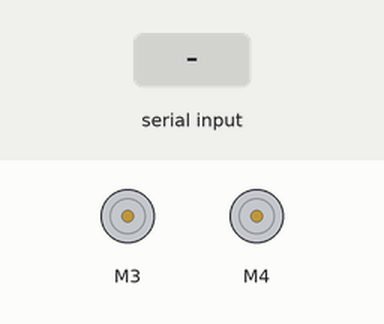
Recording of a sketch running on a simulated Arduino Uno, built with avr-gcc and run on an emulated ATmega328P. Shown: 2 × DC motor (green arrow = forward, orange = backward, longer = faster). Inputs (shaded band) come from the test bench. What the sketch prints to the serial monitor is not drawn.

Above: at 1.2 s.
1.3 s: "L90\n" received over Serial
At 4.2 s:
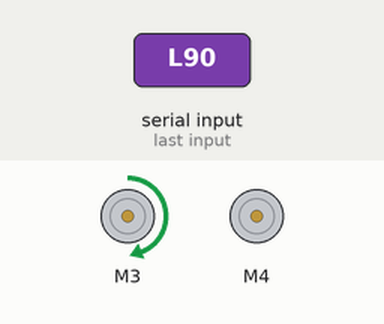
4.3 s: "L,45\n" received over Serial
At 7.0 s:
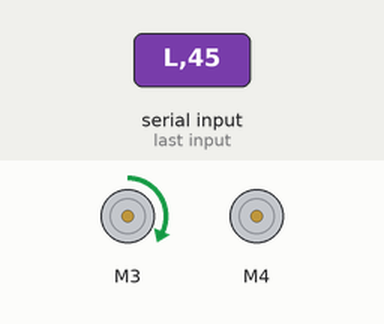
7.3 s: "R90\n" received over Serial
At 9.6 s:
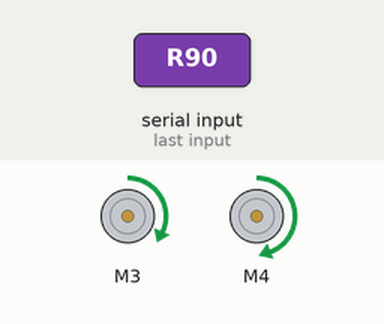
10.3 s: "R,45\n" received over Serial
At 12.2 s:
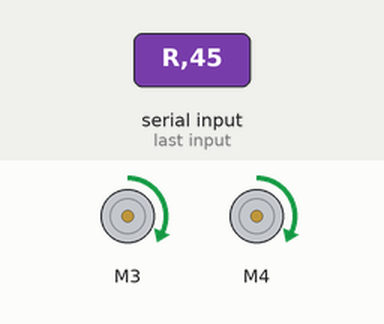
12.5 s: "L\n" received over Serial
At 14.6 s:
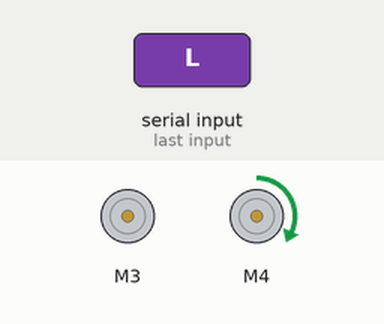
15.5 s: "R\n" received over Serial
At 18.1 s:
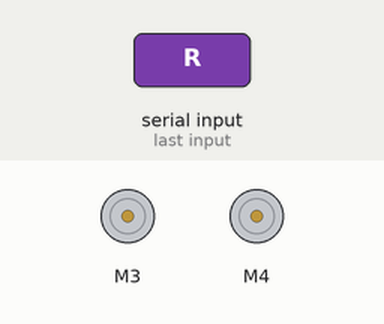
Timing chart, 0 to 19.5 s (numbered marks = the images above; inputs shaded):
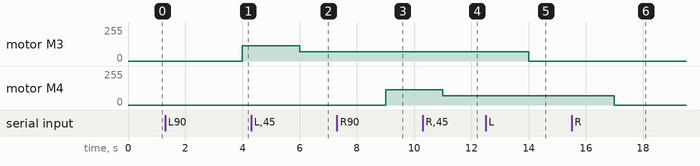

Measured:
- after the input at 1.3 s, motor M3: stopped → forward 116/255 after 2.7 s
- after the input at 4.3 s, motor M3: forward 116/255 → forward 69/255 after 1.7 s
- after the input at 7.3 s, motor M4: stopped → forward 116/255 after 1.7 s
- after the input at 10.3 s, motor M4: forward 116/255 → forward 69/255 after 0.70 s
- after the input at 12.5 s, motor M3: forward 69/255 → stopped after 1.5 s
- after the input at 15.5 s, motor M4: forward 69/255 → stopped after 1.5 s

The sketch:

Serial.ino
```cpp
#include <AFMotor.h>

AF_DCMotor motor1(3);
AF_DCMotor motor2(4);

String Speed;
char  LorR;
int  i, s;

byte DataToRead[6];

void setup() {
  motor1.setSpeed(200);
  motor2.setSpeed(200);

  motor1.run(RELEASE);
  motor2.run(RELEASE);

  Serial.begin(9600);
}

void loop() {
  DataToRead[5] = '\n';
  Serial.readBytesUntil(char(13), DataToRead, 5);

/* For Debugging, send string to RPi */
  for (i = 0; i < 6; i++) {
    Serial.write(DataToRead[i]);
    if (DataToRead[i] == '\n') break;
  }
/* End of Debugging */

  LorR = DataToRead[0];
  Speed = "";
  for (i = 1; (DataToRead[i] != '\n') && (i < 6); i++) {
    Speed += DataToRead[i];
  }
  s = Speed.toInt();
  if (LorR == 'L') {
    // Turn left wheel with speed s
    motor1.run(FORWARD);
    motor1.setSpeed(s);
  }
  else if (LorR == 'R') {
    // Turn right wheel with speed s
    motor2.run(FORWARD);
    motor2.setSpeed(s);
  }
  delay(2000);
}
```
